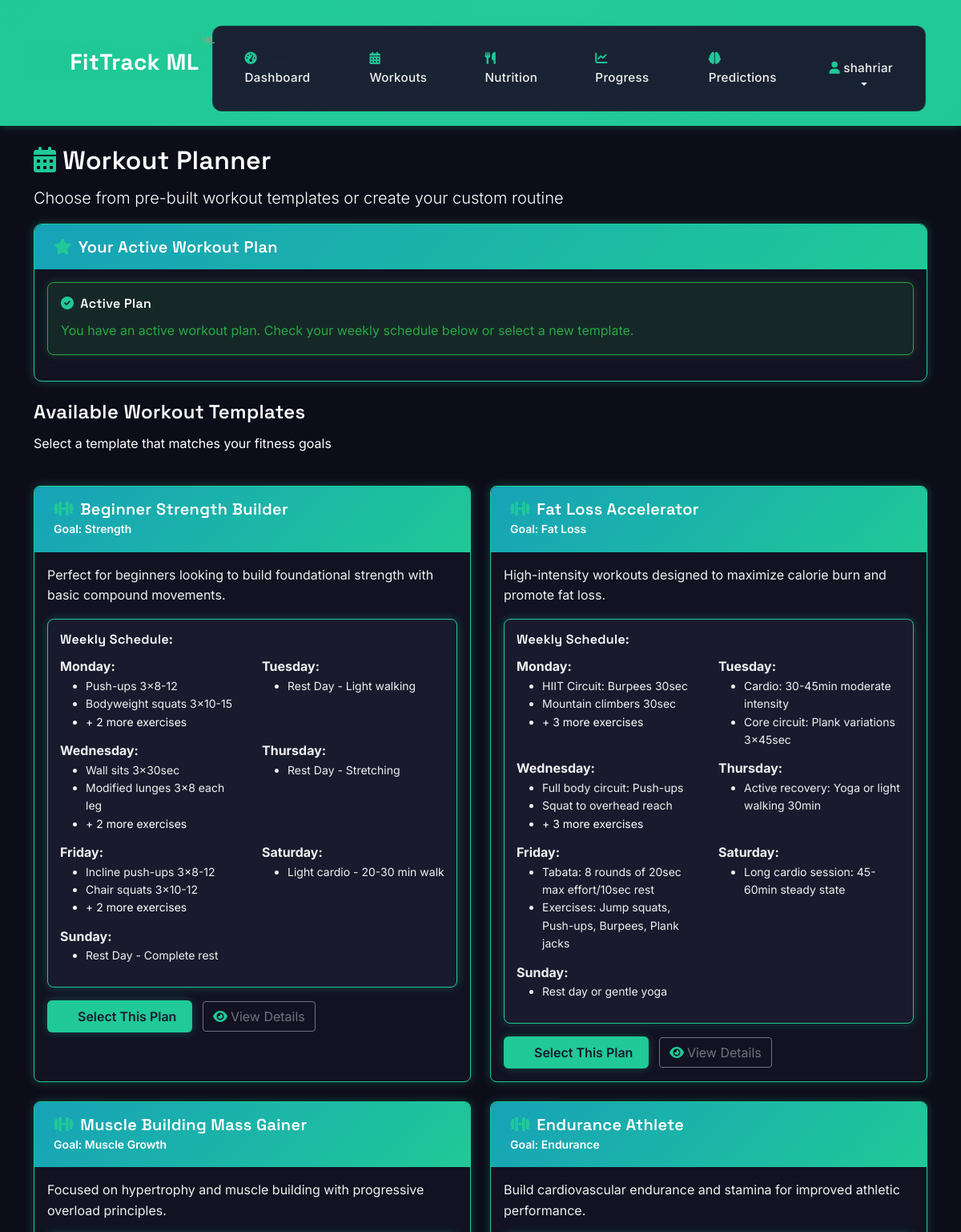
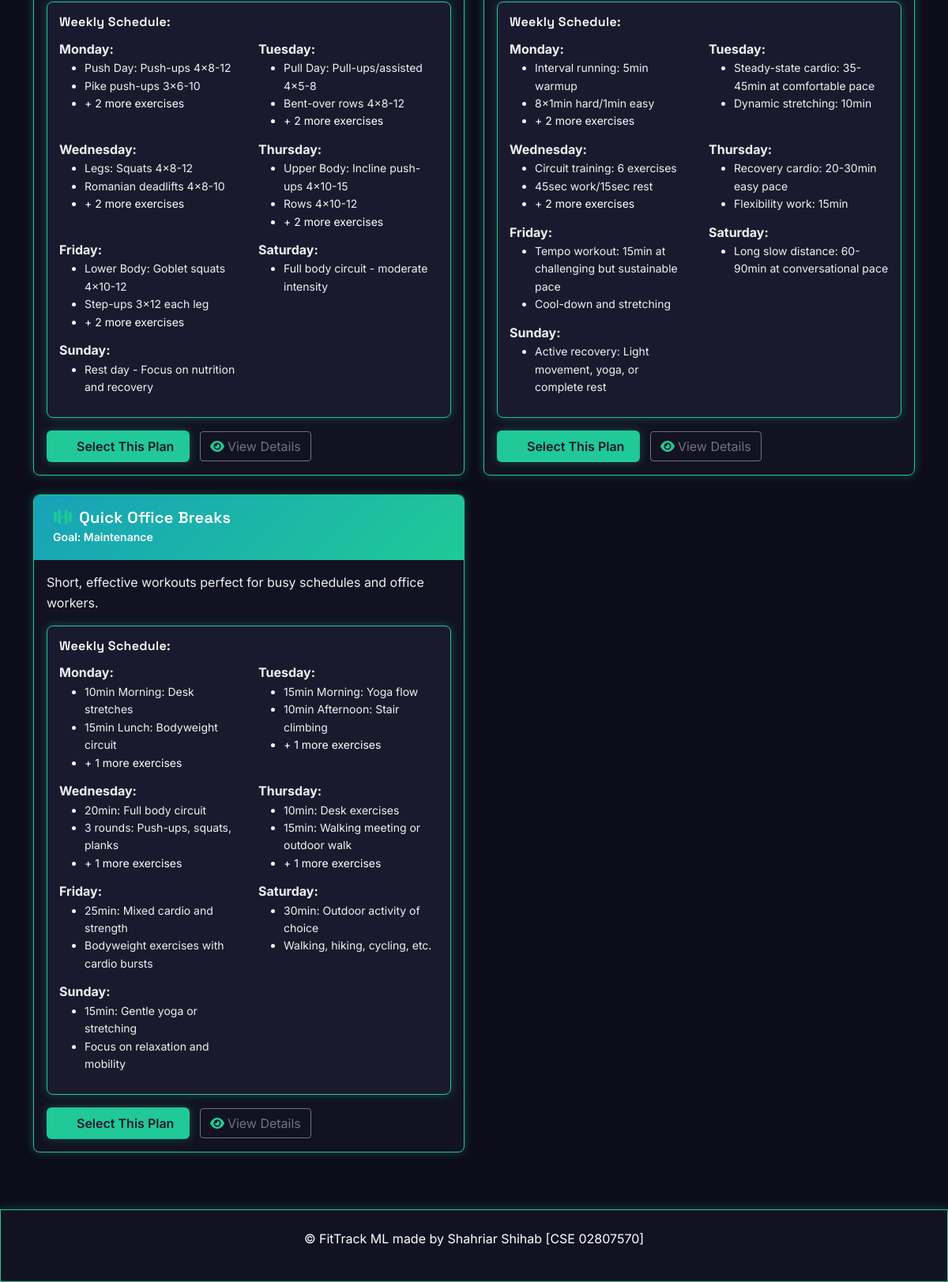
The page /workout-planner (signed in) on the database its author committed (2 pictures, top to bottom).
### app.py (models this page shows)
class UserWorkout(db.Model):
    id = db.Column(db.Integer, primary_key=True)
    user_id = db.Column(db.Integer, db.ForeignKey('user.id'), nullable=False)
    template_id = db.Column(db.Integer, db.ForeignKey('workout_template.id'), nullable=False)
    custom_plan = db.Column(db.JSON)  # JSON structure for customized plan
    created_at = db.Column(db.DateTime, default=datetime.utcnow)
    is_active = db.Column(db.Boolean, default=True)

class WorkoutTemplate(db.Model):
    id = db.Column(db.Integer, primary_key=True)
    name = db.Column(db.String(100), nullable=False)
    goal = db.Column(db.String(50), nullable=False)  # strength, fat_loss, endurance, muscle_growth
    description = db.Column(db.Text)
    weekly_plan = db.Column(db.JSON)  # JSON structure for weekly workout plan

### app.py (the view)
@app.route('/workout-planner')
@login_required
def workout_planner():
    templates = WorkoutTemplate.query.all()
    user_workouts = UserWorkout.query.filter_by(user_id=session['user_id'], is_active=True).all()
    return render_template('workout_planner.html', templates=templates, user_workouts=user_workouts)

### app.py (called while the page is built)
def login_required(f):
    from functools import wraps
    @wraps(f)
    def decorated_function(*args, **kwargs):
        if 'user_id' not in session:
            return redirect(url_for('login'))
        return f(*args, **kwargs)
    return decorated_function

### templates/workout_planner.html (shortened to what this page needs)
{% extends "base.html" %}
{% block content %}
<div class="row">
    <div class="col-12">
        <h2><i class="fas fa-calendar-alt me-2"></i>Workout Planner</h2>
        <p class="lead text-muted">Choose from pre-built workout templates or create your custom routine</p>
    </div>
</div>
{% if user_workouts %}
<div class="row mb-4">
    <div class="col-12">
        <div class="card">
            <div class="card-header">
                <h5 class="mb-0"><i class="fas fa-star me-2"></i>Your Active Workout Plan</h5>
            </div>
            <div class="card-body">
                {% for workout in user_workouts %}
                <div class="alert alert-success">
                    <h6><i class="fas fa-check-circle me-2"></i>Active Plan</h6>
                    <p class="mb-0">You have an active workout plan. Check your weekly schedule below or select a new template.</p>
                </div>
                {% endfor %}
            </div>
        </div>
    </div>
</div>
{% endif %}
<div class="row mb-4">
    <div class="col-12">
        <h4>Available Workout Templates</h4>
        <p class="text-muted">Select a template that matches your fitness goals</p>
    </div>
</div>
<div class="row" id="workoutTemplates">
    {% for template in templates %}
    <div class="col-lg-6 mb-4">
        <div class="card workout-template-card h-100">
            <div class="card-header">
                <h5 class="mb-0">
                    <i class="fas fa-dumbbell me-2"></i>{{ template.name }}
                </h5>
                <small class="text-muted">Goal: {{ template.goal.replace('_', ' ').title() }}</small>
            </div>
            <div class="card-body">
                <p class="card-text">{{ template.description }}</p>
                {% if template.weekly_plan %}
                <div class="weekly-plan">
                    <h6>Weekly Schedule:</h6>
                    <div class="row">
                        {% for day, exercises in template.weekly_plan.items() %}
                        <div class="col-md-6 mb-2">
                            <strong>{{ day }}:</strong>
                            {% if exercises %}
                                <ul class="small mb-1">
                                    {% for exercise in exercises[:2] %}
                                    <li>{{ exercise }}</li>
                                    {% endfor %}
                                    {% if exercises|length > 2 %}
                                    <li class="text-muted">+ {{ exercises|length - 2 }} more exercises</li>
                                    {% endif %}
                                </ul>
                            {% else %}
                                <span class="text-muted">Rest Day</span>
                            {% endif %}
                        </div>
                        {% endfor %}
                    </div>
                </div>
                {% endif %}
                <div class="mt-3">
                    <button class="btn btn-primary select-template" data-template-id="{{ template.id }}">
                        <i class="fas fa-check me-1"></i>Select This Plan
                    </button>
                    <button class="btn btn-outline-secondary ms-2" data-bs-toggle="modal" data-bs-target="#viewModal{{ template.id }}">
                        <i class="fas fa-eye me-1"></i>View Details
                    </button>
                </div>
            </div>
        </div>
    </div>
    {% endfor %}
</div>
{% endblock %}

### static/css/style.css (style rules this page uses)
:root { --primary: #20c997; --primary-dark: #17a2b8; --primary-glow: rgba(32, 201, 151, 0.3); --secondary: #1a1a2e; --secondary-dark: #121222; --secondary-darker: #0d0d1a; --text-light: #f0f0f0; --text-lighter: #ffffff; --text-muted: #ffffff; --text-dark: #1a1a2e; --energy: #ff7e5f; --energy-glow: rgba(255, 126, 95, 0.3); --success: #28a745; --success-glow: rgba(40, 167, 69, 0.3); --warning: #ffc107; --warning-glow: rgba(255, 193, 7, 0.3); --danger: #dc3545; --danger-glow: rgba(220, 53, 69, 0.3); --border-glow: 0 0 8px; --shadow-glow: 0 0 12px; --transition: all 0.3s cubic-bezier(0.25, 0.8, 0.25, 1); --navbar-bg: linear-gradient(135deg, #1a1a2e 0%, #252543 100%); --navbar-shadow: 0 4px 20px rgba(0, 0, 0, 0.4); }
body { background-color: var(--secondary-darker); font-family: 'Inter', 'Segoe UI', Tahoma, Geneva, Verdana, sans-serif; color: var(--text-light); line-height: 1.6; min-height: 100vh; font-weight: 400; }
.card { border: none; background-color: var(--secondary-dark); color: var(--text-light); border-radius: 10px; border: 1px solid var(--primary); box-shadow: var(--shadow-glow) var(--primary-glow); overflow: hidden; transition: var(--transition); }
.card-header { background: linear-gradient(135deg, var(--primary-dark) 0%, var(--primary) 100%); border-bottom: none; font-weight: 600; color: var(--text-lighter); padding: 1rem 1.5rem; }
.workout-template-card { transition: var(--transition); background-color: var(--secondary-dark); color: var(--text-light); border-radius: 8px; border: 1px solid var(--primary); box-shadow: var(--shadow-glow) var(--primary-glow); }
.weekly-plan { background-color: var(--secondary); padding: 15px; border-radius: 8px; margin: 10px 0; color: var(--text-light); border: 1px solid var(--primary); box-shadow: var(--shadow-glow) var(--primary-glow); }
.btn-primary { background: var(--primary); border: none; color: var(--text-dark); font-weight: 600; border-radius: 6px; padding: 0.5rem 1.25rem; transition: var(--transition); box-shadow: var(--shadow-glow) var(--primary-glow); }
.alert { border: none; border-radius: 8px; padding: 1rem; box-shadow: var(--shadow-glow) var(--primary-glow); }
.alert-success { background-color: rgba(40, 167, 69, 0.15); color: var(--success); border: 1px solid var(--success); box-shadow: var(--shadow-glow) var(--success-glow); }
.text-muted { color: var(--text-muted) !important; }
.fas, .fa { margin-right: 0.5rem; color: var(--primary); transition: var(--transition); }
h1, h2, h3, h4, h5, h6 { font-family: 'Space Grotesk', sans-serif; color: var(--text-lighter); font-weight: 600; margin-bottom: 0.75rem; letter-spacing: 0.3px; }

### rows shown on the page
WorkoutTemplate: name "Beginner Strength Builder", goal.replace "Strength", description "Perfect for beginners looking to build foundational strength with basic compound movements.", weekly_plan "Monday" "Tuesday" "Wednesday" "Thursday" "Friday" "Saturday" "Sunday", 2 "Push-ups 3x8-12" "Bodyweight squats 3x10-15" "Rest Day - Light walking" "Wall sits 3x30sec" "Modified lunges 3x8 each leg" "Rest Day - Stretching" "Incline push-ups 3x8-12" "Chair squats 3x10-12" "Light cardio - 20-30 min walk" "Rest Day - Complete rest", weekly_plan "2" "2" "2"
WorkoutTemplate: name "Fat Loss Accelerator", goal.replace "Fat Loss", description "High-intensity workouts designed to maximize calorie burn and promote fat loss.", weekly_plan "Monday" "Tuesday" "Wednesday" "Thursday" "Friday" "Saturday" "Sunday", 2 "HIIT Circuit: Burpees 30sec" "Mountain climbers 30sec" "Cardio: 30-45min moderate intensity" "Core circuit: Plank variations 3x45sec" "Full body circuit: Push-ups" "Squat to overhead reach" "Active recovery: Yoga or light walking 30min" "Tabata: 8 rounds of 20sec max effort/10sec rest" "Exercises: Jump squats, Push-ups, Burpees, Plank jacks" "Long cardio session: 45-60min steady state" "Rest day or gentle yoga", weekly_plan "3" "3"
WorkoutTemplate: name "Muscle Building Mass Gainer", goal.replace "Muscle Growth", description "Focused on hypertrophy and muscle building with progressive overload principles.", weekly_plan "Monday" "Tuesday" "Wednesday" "Thursday" "Friday" "Saturday" "Sunday", 2 "Push Day: Push-ups 4x8-12" "Pike push-ups 3x6-10" "Pull Day: Pull-ups/assisted 4x5-8" "Bent-over rows 4x8-12" "Legs: Squats 4x8-12" "Romanian deadlifts 4x8-10" "Upper Body: Incline push-ups 4x10-15" "Rows 4x10-12" "Lower Body: Goblet squats 4x10-12" "Step-ups 3x12 each leg" "Full body circuit - moderate intensity" "Rest day - Focus on nutrition and recovery", weekly_plan "2" "2" "2" "2" "2"
WorkoutTemplate: name "Endurance Athlete", goal.replace "Endurance", description "Build cardiovascular endurance and stamina for improved athletic performance.", weekly_plan "Monday" "Tuesday" "Wednesday" "Thursday" "Friday" "Saturday" "Sunday", 2 "Interval running: 5min warmup" "8x1min hard/1min easy" "Steady-state cardio: 35-45min at comfortable pace" "Dynamic stretching: 10min" "Circuit training: 6 exercises" "45sec work/15sec rest" "Recovery cardio: 20-30min easy pace" "Flexibility work: 15min" "Tempo workout: 15min at challenging but sustainable pace" "Cool-down and stretching" "Long slow distance: 60-90min at conversational pace" "Active recovery: Light movement, yoga, or complete rest", weekly_plan "2" "2"
WorkoutTemplate: name "Quick Office Breaks", goal.replace "Maintenance", description "Short, effective workouts perfect for busy schedules and office workers.", weekly_plan "Monday" "Tuesday" "Wednesday" "Thursday" "Friday" "Saturday" "Sunday", 2 "10min Morning: Desk stretches" "15min Lunch: Bodyweight circuit" "15min Morning: Yoga flow" "10min Afternoon: Stair climbing" "20min: Full body circuit" "3 rounds: Push-ups, squats, planks" "10min: Desk exercises" "15min: Walking meeting or outdoor walk" "25min: Mixed cardio and strength" "Bodyweight exercises with cardio bursts" "30min: Outdoor activity of choice" "Walking, hiking, cycling, etc." "15min: Gentle yoga or stretching" "Focus on relaxation and mobility", weekly_plan "1" "1" "1" "1"

### other values the page prints
{{ session.get('username') }} "shahriar"
